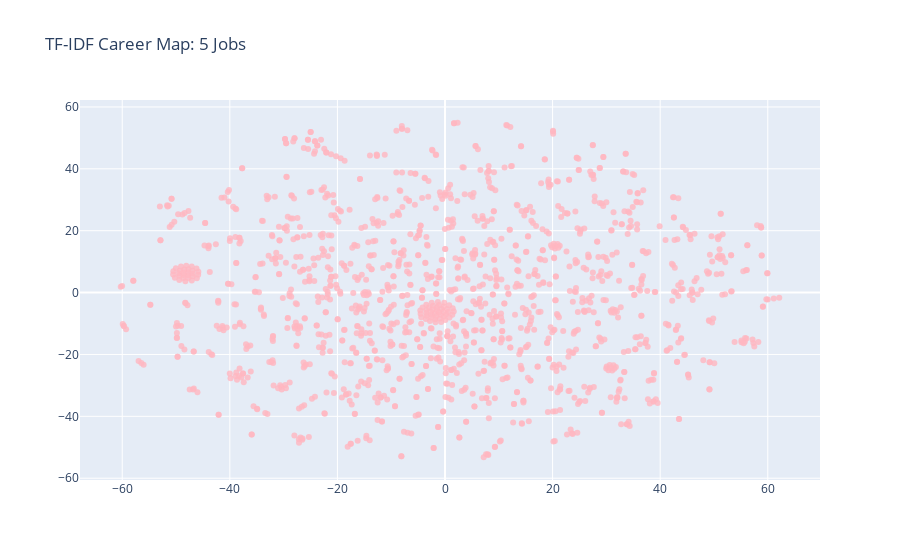

The notebook cell this image was saved under:
### Code cell
import plotly.graph_objects as go
import plotly.express as px

num_jobs = df['posTitle'].shape[0]

# 2D Visualizer
if (visual_dims == 2):
    # Display data
    fig = go.Figure()

    fig.add_trace(go.Scatter(
        x=vec_visual[:,0], y=vec_visual[:,1],
        text=df['posTitle'],
        mode='markers',
        marker_color='rgba(255, 182, 193, .8)'
    ))
    fig.update_layout(title=f'TF-IDF Career Map: {num_jobs} Jobs')

# 3D Visualizer
else:
    fig = px.scatter_3d(
        vec_visual,
        x=0,
        y=1,
        z=2,
    )

fig.show()

### Figure 1 — Plotly figure (JSON) as saved in the notebook; plotly's stock layout.template omitted (floating-point values rounded to 4 significant figures; data arrays with more than 128 entries replaced by an {"elided": "..."} marker saying what was removed)
{"data": [{"marker": {"color": "rgba(255, 182, 193, .8)"}, "mode": "markers", "text": {"elided": "1453 str values"}, "type": "scatter", "x": {"elided": "1453 float values"}, "y": {"elided": "1453 float values"}}], "layout": {"title": {"text": "TF-IDF Career Map: 5 Jobs"}}}
